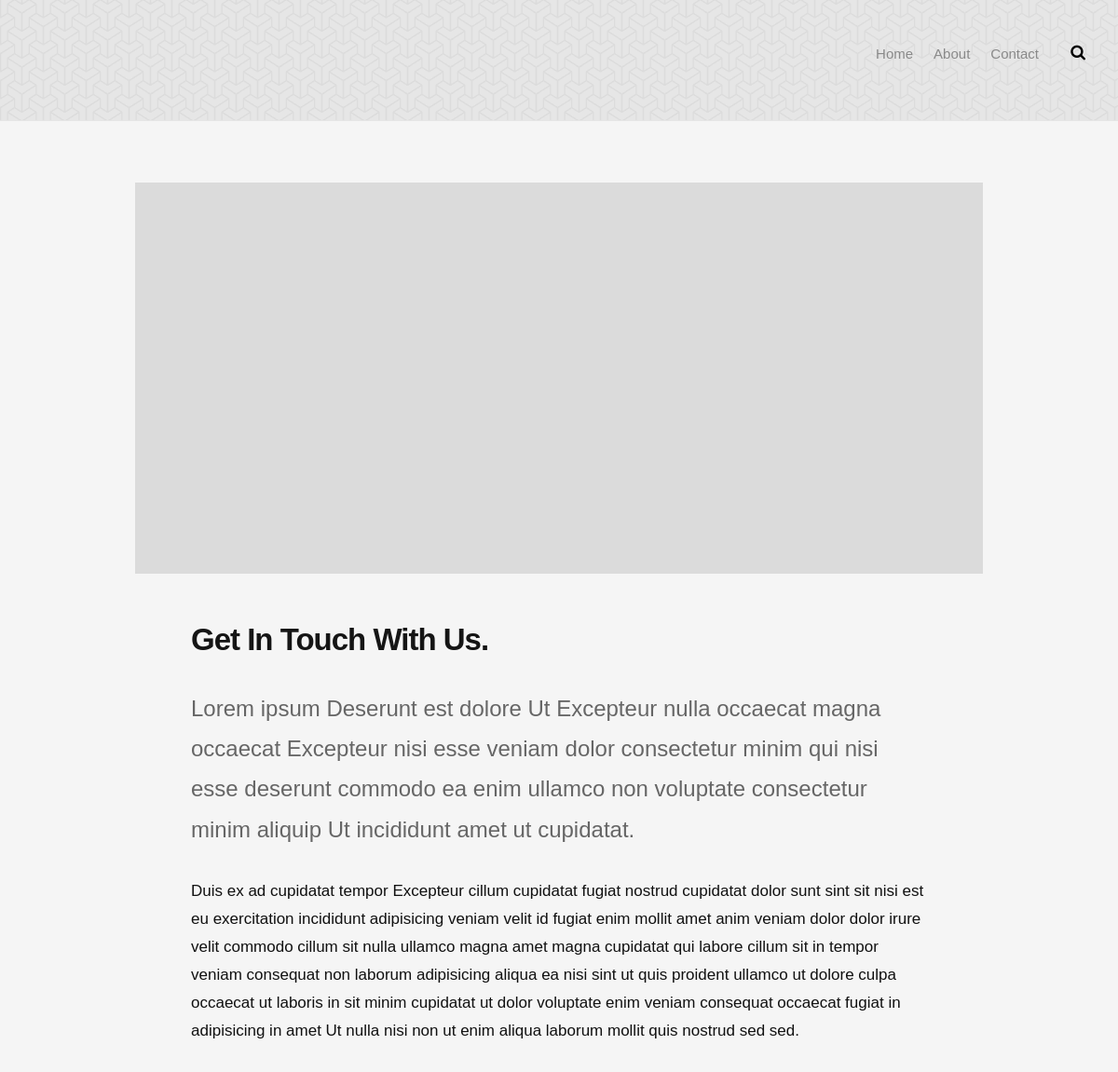
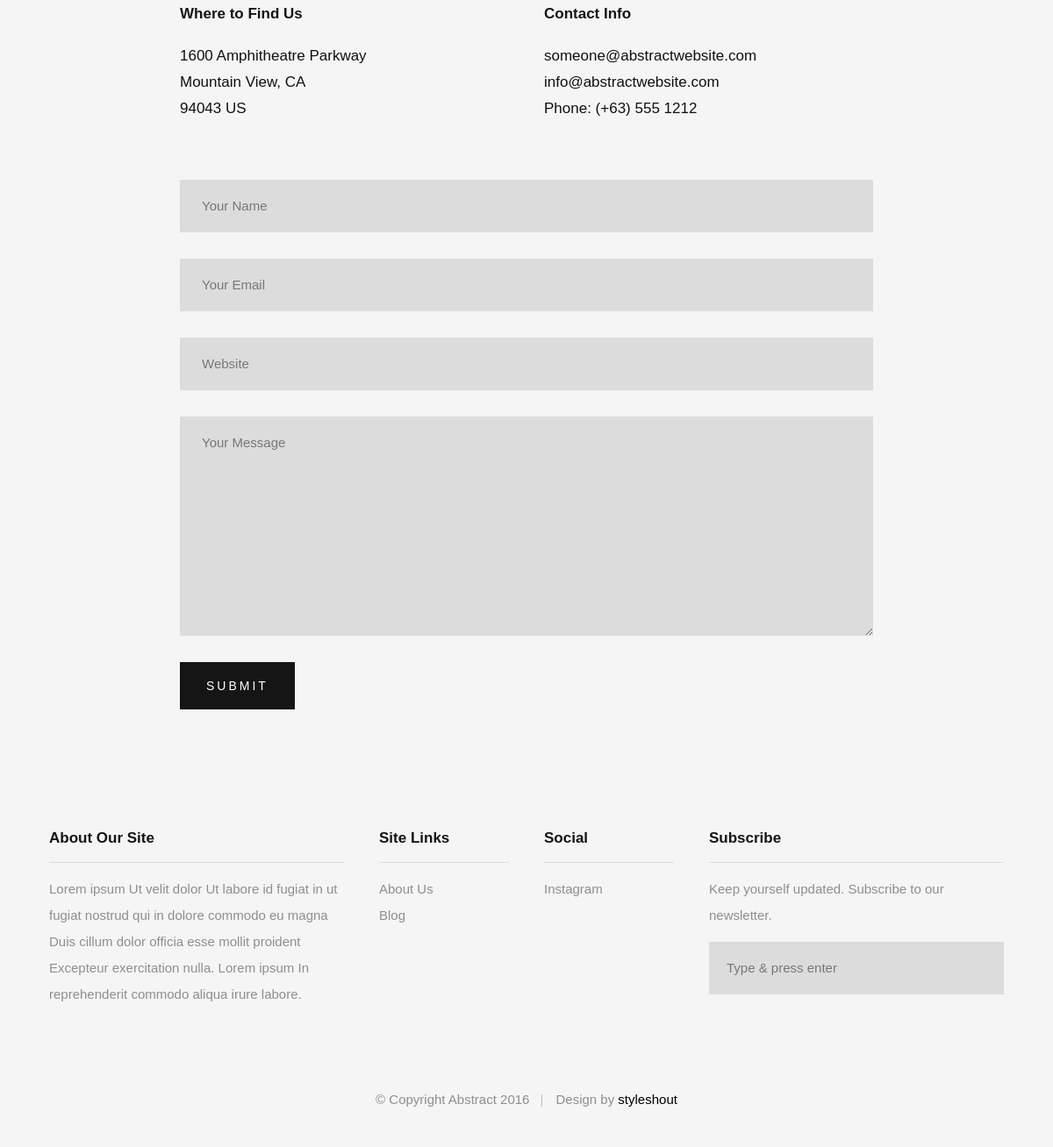
The app's page /contact with its own data (2 pictures, top to bottom).
### blog/models.py (models this page shows)
class Menu(models.Model):
 name = models.CharField(max_length=8)
 link = models.URLField()

class Social(models.Model):
 name = models.CharField(max_length=10)
 link = models.URLField()

### blog/views.py (the view)
# urls.py: url(r'^contact$', views.contact, name="contact"),
def contact(request):
 contexts = {
'menu': menu,
'social': social,
 }
 return render(request, 'contact.html', contexts)

### blog/templates/contact.html (shortened to what this page needs)
{% extends 'layout.html' %}
{% block content %}
   <section id="content-wrap" class="site-page">
   	<div class="row">
   		<div class="col-twelve">
   			<section>
   				<div class="content-media">
						<div id="map-wrap">
			   			<div id="map-container">
</div>
			   		</div>
					</div>
					<div class="primary-content">
						<h1 class="entry-title add-bottom">Get In Touch With Us.</h1>
						<p class="lead">Lorem ipsum Deserunt est dolore Ut Excepteur nulla occaecat magna occaecat Excepteur nisi esse veniam dolor consectetur minim qui nisi esse deserunt commodo ea enim ullamco non voluptate consectetur minim aliquip Ut incididunt amet ut cupidatat.</p>
						<p>Duis ex ad cupidatat tempor Excepteur cillum cupidatat fugiat nostrud cupidatat dolor sunt sint sit nisi est eu exercitation incididunt adipisicing veniam velit id fugiat enim mollit amet anim veniam dolor dolor irure velit commodo cillum sit nulla ullamco magna amet magna cupidatat qui labore cillum sit in tempor veniam consequat non laborum adipisicing aliqua ea nisi sint ut quis proident ullamco ut dolore culpa occaecat ut laboris in sit minim cupidatat ut dolor voluptate enim veniam consequat occaecat fugiat in adipisicing in amet Ut nulla nisi non ut enim aliqua laborum mollit quis nostrud sed sed.</p>
						<div class="row">
							<div class="col-six tab-full">
								<h4>Where to Find Us</h4>
					  			<p>
					         1600 Amphitheatre Parkway<br>
					         Mountain View, CA<br>
					         94043 US
					         </p>
							</div>
							<div class="col-six tab-full">
								<h4>Contact Info</h4>
				   			<p>someone@abstractwebsite.com<br>
							   	info@abstractwebsite.com <br>
							   	Phone: (+63) 555 1212
							   </p>
							</div>
						</div>
						<form name="cForm" id="cForm" method="post" action="#">{% csrf_token %}
	  					   <fieldset>
	                     <div class="form-field">
	  						      <input name="cName" type="text" id="cName" class="full-width" placeholder="Your Name" value="">
	                     </div>
	                     <div class="form-field">
	  						      <input name="cEmail" type="text" id="cEmail" class="full-width" placeholder="Your Email" value="">
	                     </div>
	                     <div class="form-field">
	  						      <input name="cWebsite" type="text" id="cWebsite" class="full-width" placeholder="Website"  value="">
	                     </div>
	                     <div class="message form-field">
	                        <textarea name="cMessage" id="cMessage" class="full-width" placeholder="Your Message" ></textarea>
	                     </div>
	                     <button type="submit" class="submit button-primary full-width-on-mobile">Submit</button>
	  					   </fieldset>
  				      </form>
				</section>
			</div>
   	</div>
   </section>
{% endblock %}

### blog/templates/layout.html (shortened to what this page needs)
<!DOCTYPE html>
<html class="no-js" lang="en">
<head>
{% load static %}
 <link rel="stylesheet" href="https://stackpath.bootstrapcdn.com/font-awesome/4.7.0/css/font-awesome.min.css">
  <link rel="stylesheet" href='{% static "css/base.css" %}'>
   <link rel="stylesheet" href='{% static "css/vendor.css" %}'>
   <link rel="stylesheet" href='{% static "css/main.css" %}'>
</head>
<body id="top">
   <header class="short-header">
   	<div class="row header-content">
   		<div class="logo">
	         <a href="index.html">Author</a>
	      </div>
	   	<nav id="main-nav-wrap">
				<ul class="main-navigation sf-menu">
{% for menuitems in menu %}
					<li class="active"><a href="{{ menuitems.link }}" title="{{ menuitems.link }}">{{ menuitems.name }}</a></li>
{% endfor %}
				</ul>
			</nav>
			<div class="triggers">
				<a class="search-trigger" href="#"><i class="fa fa-search"></i></a>
			</div>
   	</div>
   </header>
{% block content %}
{% endblock %}
   <footer>
   	<div class="footer-main">
   		<div class="row">
	      	<div class="col-four tab-full mob-full footer-info">
	            <h4>About Our Site</h4>
	               <p>
		          	Lorem ipsum Ut velit dolor Ut labore id fugiat in ut fugiat nostrud qui in dolore commodo eu magna Duis cillum dolor officia esse mollit proident Excepteur exercitation nulla. Lorem ipsum In reprehenderit commodo aliqua irure labore.
		          	</p>
		      </div>
	      	<div class="col-two tab-1-3 mob-1-2 site-links">
	      		<h4>Site Links</h4>
	      		<ul>
	      			<li><a href="#">About Us</a></li>
						<li><a href="#">Blog</a></li>
					</ul>
	      	</div>
	      	<div class="col-two tab-1-3 mob-1-2 social-links">
	      		<h4>Social</h4>
	      		<ul>
{% for sociallinks in social %}
	      			<li><a href="{{ sociallinks.link }}" target="_blank">{{ sociallinks.name }}</a></li>
{% endfor %}
					</ul>
	      	</div>
	      	<div class="col-four tab-1-3 mob-full footer-subscribe">
	      		<h4>Subscribe</h4>
	      		<p>Keep yourself updated. Subscribe to our newsletter.</p>
	      		<div class="subscribe-form">
	      			<form id="mc-form" class="group" novalidate="true">
							<input type="email" value="" name="dEmail" class="email" id="mc-email" placeholder="Type &amp; press enter" required="">
						</form>
	      		</div>
	      	</div>
	      </div>
   	</div>
      <div class="footer-bottom">
      	<div class="row">
      		<div class="col-twelve">
	      		<div class="copyright">
		         	<span>© Copyright Abstract 2016</span>
		         	<span>Design by <a href="http://www.styleshout.com/">styleshout</a></span>
		         </div>
	      	</div>
      	</div>
      </div>
   </footer>
</body>
</html>

### blog/static/css/base.css (style rules this page uses)
html { font-family: sans-serif; -ms-text-size-adjust: 100%; -webkit-text-size-adjust: 100%; }
body { margin: 0; }
article, aside, details, figcaption, figure, footer, header, hgroup, main, menu, nav, section, summary { display: block; }
a { background: transparent; }
h1 { font-size: 2em; margin: 0.67em 0; }
button, input, optgroup, select, textarea { color: inherit; font: inherit; margin: 0; }
button { overflow: visible; }
button, select { text-transform: none; }
button, html input[type="button"], input[type="reset"], input[type="submit"] { -webkit-appearance: button; cursor: pointer; }
input { line-height: normal; }
fieldset { border: 1px solid #c0c0c0; margin: 0 2px; padding: 0.35em 0.625em 0.75em; }
textarea { overflow: auto; }
html { font-size: 62.5%; box-sizing: border-box; }
*, *::before, *::after { box-sizing: inherit; }
body { font-weight: normal; line-height: 1; text-rendering: optimizeLegibility; word-wrap: break-word; -webkit-overflow-scrolling: touch; -webkit-text-size-adjust: none; }
body, input, button { -moz-osx-font-smoothing: grayscale; -webkit-font-smoothing: antialiased; }
div, dl, dt, dd, ul, ol, li, h1, h2, h3, h4, h5, h6, pre, form, p, blockquote, th, td { margin: 0; padding: 0; }
h1, h2, h3, h4, h5, h6 { -webkit-font-variant-ligatures: common-ligatures; -moz-font-variant-ligatures: common-ligatures; font-variant-ligatures: common-ligatures; text-rendering: optimizeLegibility; }
em, i { font-style: italic; line-height: inherit; }
ol, ul { list-style: none; }
li { display: block; }
a { text-decoration: none; line-height: inherit; }
fieldset { margin: 0; padding: 0; }
input[type="email"], input[type="number"], input[type="search"], input[type="text"], input[type="tel"], input[type="url"], input[type="password"], textarea { -webkit-appearance: none; -moz-appearance: none; -ms-appearance: none; -o-appearance: none; appearance: none; }
.row { width: 94%; max-width: 1170px; margin: 0 auto; }
.row:before, .row:after { content: ""; display: table; }
.row:after { clear: both; }
.row .row { width: auto; max-width: none; margin-left: -20px; margin-right: -20px; }
[class*="col-"], .bgrid { float: left; }
[class*="col-"] { padding: 0 20px; }
.col-two, .col-1-6 { width: 16.66667%; }
.col-four, .col-1-3 { width: 33.33333%; }
.col-six, .col-1-2 { width: 50%; }
.col-twelve, .col-full { width: 100%; }
.group:before, .group:after { content: ""; display: table; }
.group:after { clear: both; }
.add-bottom { margin-bottom: 3rem !important; }
.full-width { width: 100%; }

### records on screen
Menu: name "Home"
Menu: name "About"
Menu: name "Contact"
Social: name "Instagram"
